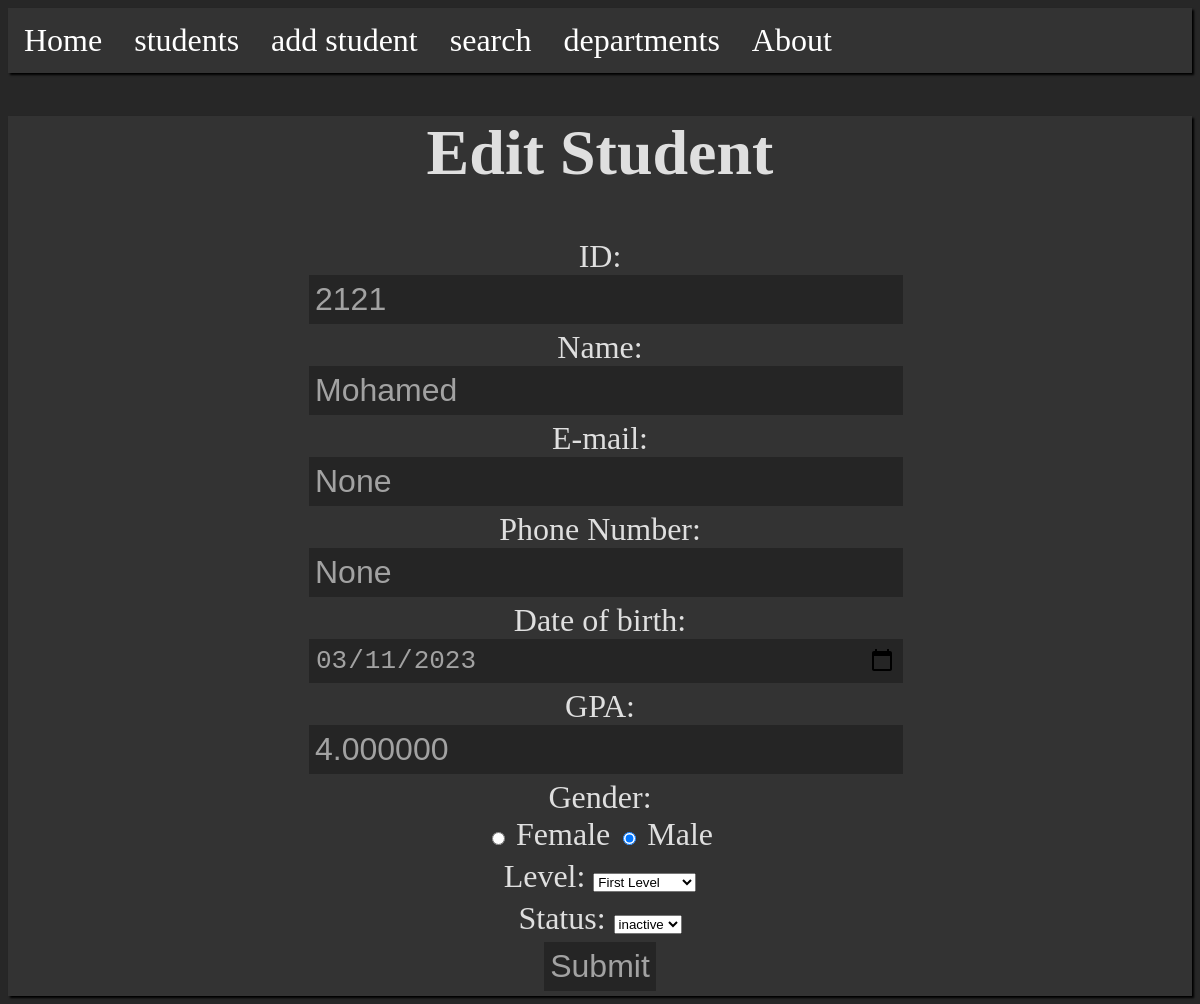
The page /student/edit/2121 on the database its author committed.
### management/models.py (models this page shows, shortened)
class Student(models.Model):
	GENDER_CHOICES = (
		('M', 'Male'),
		('F', 'Female'),
	)
	STATUS_CHOICES = (
		("active", "active"),
		("inactive", "inactive")
	)
	LEVEL_CHOICES = (
		("1", "First Level"),
		("2", "Second Level"),
		("3", "Third Level"),
		("4", "Fourth Level"),
	)
	id = models.PositiveIntegerField(primary_key=True)
	name = models.CharField(max_length=200, null=False)
	email = models.EmailField(max_length = 254, null=True)
	date_of_birth = models.DateField(max_length=12, null=False)
	gpa = models.DecimalField(decimal_places=6, max_digits=7)
	gender = models.CharField(max_length=1, choices=GENDER_CHOICES, null=False)
	level = models.CharField(max_length=10, choices=LEVEL_CHOICES, default='1', null=False)
	status = models.CharField(max_length=10, choices=STATUS_CHOICES, null=False)
	department = models.ForeignKey(Department, on_delete=models.DO_NOTHING, default=5)
	mobile_number = models.CharField(max_length=12, null=True)

### management/views.py (the view, shortened to what this page needs)
# urls.py: path('student/edit/<int:id>', views.student_edit, name="student_edit"),
def student_edit(request, id):
	errors = {}
	context = {}
	try:
		student = Student.objects.get(id = id)
		context['student'] = student
	except Exception as e:
		errors['student_error'] = "Student ID doesn't exist"
		context["errors"] = errors
	return render(request, 'management/student_edit.html', context)

### management/templates/management/student_edit.html (shortened to what this page needs)
{% extends 'management/base.html' %}
{% block content %}
	{%if errors.student_error%}
	<div class="container">
		<label>errors:</label>
		{%for key, value in errors.items%}
		<span>{{key}}: {{value}}</span>
		<br>
		{%endfor%}
	</div>
	{%else%}
	<div class="container center">
		<h1>Edit Student </h1>
		<form method="POST" class="center student-form">
			<div class="form-row">
				<label for="id">ID:</label>
				<input type="number" name="id" id="id" value="{{student.id}}">
			</div>
			<div class="form-row">
				<label for="name">Name:</label>
				<input type="text" name="name" id="name" value="{{student.name}}">
			</div>
			<div class="form-row">
				<label for="email">E-mail:</label>
				<input type="email" name="email" id="email" value="{{student.email}}">
			</div>
			<div class="form-row">
				<label for="phone">Phone Number:</label>
				<input type="text" name="phone_number" id="phone" maxlength="11" value="{{student.mobile_number}}">
			</div>
			<div class="form-row">
				<label for="date">Date of birth:</label>
				<input type="date" name="date_of_birth" id="date" value='{{student.date_of_birth |date:"Y-m-d"}}'>
			</div>
			<div class="form-row">
				<label for="gpa">GPA:</label>
				<input type="number" name="gpa" id="gpa" value="{{student.gpa}}">
			</div>
			<div class="form-row">
				<label for="gender">Gender:</label><br>
				<input type="radio" id="female" name="gender" value="F" {%if student.gender == 'F'%} checked{%endif%}>
				<label for="female">Female</label>
				<input type="radio" id="male" name="gender" value="M" {%if student.gender == 'M'%} checked {%endif%}>
				<label for="male">Male</label>
			</div>
			<div class="form-row">
				<label for="level">Level:</label>
				<select name="level" id="lvl">
					<option value="1" {%if student.level == '1'%} selected="selected" {%endif%}>First Level</option>
				</select>
			</div>
			<div class="form-row">
				<label for="status">Status:</label>
				<select name="status" id="stat">
					<option value="inactive" {%if student.status == 'inactive'%} selected="selected" {%endif%}>inactive</option>
				</select>
			</div>
			<div class="form-row">
				<input type="submit" name="" id="">
			</div>
		</form>
	</div>
	{%endif%}
{% endblock content%}

### management/static/style.css (style rules this page uses)
body, #content { background-color: #272727; color: rgb(223, 223, 223); font-size: xx-large; }
button, input[type=submit] { color: rgb(162, 162, 162); background-color: rgb(37, 37, 37); border: none; padding: 6px; font-size: xx-large; cursor: pointer; }
.container { margin-top: 2vw; background-color: #333; box-shadow: 2px 2px 2px rgb(0, 0, 0); }
.center { text-align: center; }
.student-form input[type=text], input[type=number], input[type=email], input[type=date] { color: rgb(162, 162, 162); background-color: rgb(37, 37, 37); border: none; width: 100%; padding: 6px; margin-right: 0px; font-size: xx-large; }
label { display: inline; }
form { width: 50%; display: inline-block; }
.form-row { margin: 5px; display: block; }

### rows shown on the page
Student: id "2121", name "Mohamed", email "None", phone_number "None", date_of_birth "03/11/2023", gpa "4.000000", gender "☐ Female", gender "☑ Male", level "First Level", status "inactive"
